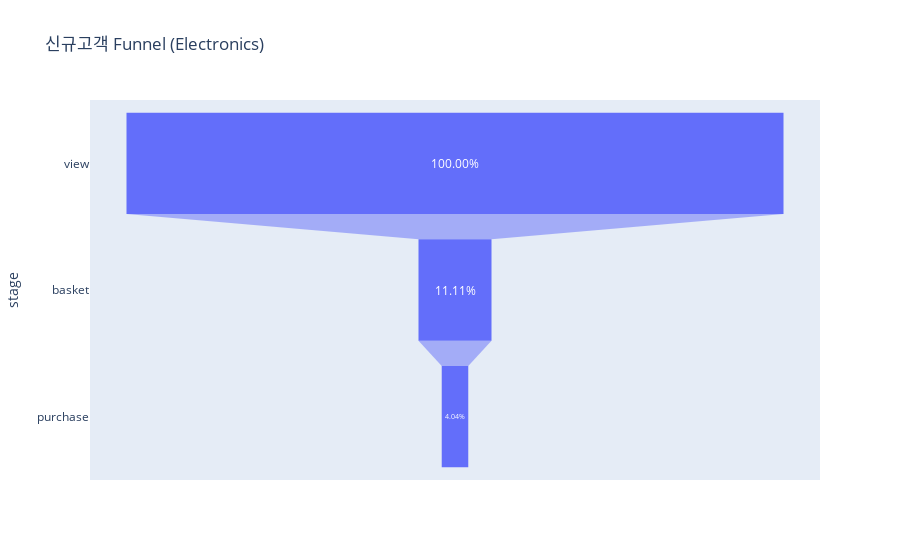

This figure's notebook cell:
### Code cell
data = dict(
    number=[99,11,4],
    stage=['view','basket','purchase'],
    rate=[1,0.1111111111111111,0.04040404040404041]
)
fig = px.funnel(data, x='rate', y='stage', title='신규고객 Funnel (Electronics)')
fig.update_traces(texttemplate="%{value:,.2%}")
fig.show()

### Figure 1 — Plotly figure (JSON) as saved in the notebook; plotly's stock layout.template omitted (floating-point values rounded to 4 significant figures)
{"data": [{"hovertemplate": "rate=%{x}<br>stage=%{y}<extra></extra>", "legendgroup": "", "marker": {"color": "#636efa"}, "name": "", "orientation": "h", "showlegend": false, "texttemplate": "%{value:,.2%}", "type": "funnel", "x": [1, 0.1111, 0.0404], "xaxis": "x", "y": ["view", "basket", "purchase"], "yaxis": "y"}], "layout": {"legend": {"tracegroupgap": 0}, "title": {"text": "신규고객 Funnel (Electronics)"}, "xaxis": {"anchor": "y", "domain": [0, 1], "title": {"text": "rate"}}, "yaxis": {"anchor": "x", "domain": [0, 1], "title": {"text": "stage"}}}}
